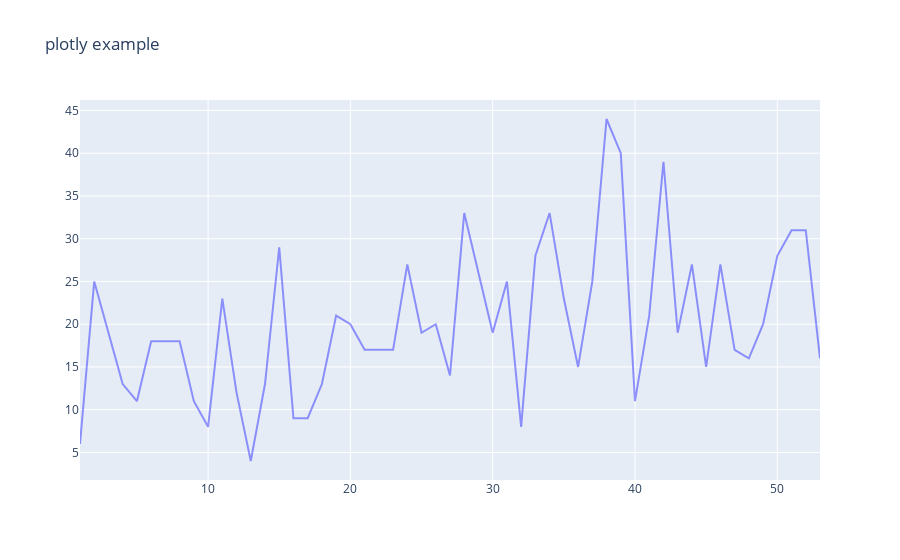

Notebook code cell kept with this figure:
### Code cell
trace1 = go.Scatter(x=week_freq_df.index,
                    y=week_freq_df.week,
                    name = "E-Scooter Accidents in 2020",
                    line = dict(color = 'blue'),
                    opacity = 0.4)

layout = dict(title='plotly example',)

fig = dict(data=[trace1], layout=layout)
iplot(fig)

### Figure 1 — Plotly figure (JSON) as saved in the notebook; plotly's stock layout.template omitted (floating-point values rounded to 4 significant figures)
{"data": [{"line": {"color": "blue"}, "name": "E-Scooter Accidents in 2020", "opacity": 0.4, "type": "scatter", "x": [1, 2, 3, 4, 5, 6, 7, 8, 9, 10, 11, 12, 13, 14, 15, 16, 17, 18, 19, 20, 21, 22, 23, 24, 25, 26, 27, 28, 29, 30, 31, 32, 33, 34, 35, 36, 37, 38, 39, 40, 41, 42, 43, 44, 45, 46, 47, 48, 49, 50, 51, 52, 53], "y": [6, 25, 19, 13, 11, 18, 18, 18, 11, 8, 23, 12, 4, 13, 29, 9, 9, 13, 21, 20, 17, 17, 17, 27, 19, 20, 14, 33, 26, 19, 25, 8, 28, 33, 23, 15, 25, 44, 40, 11, 21, 39, 19, 27, 15, 27, 17, 16, 20, 28, 31, 31, 16]}], "layout": {"title": {"text": "plotly example"}}}
